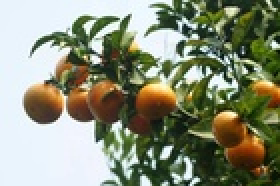
%> input picture 9.jpeg, 140 x 93 px, shrunk from 640 x 426 before the run (shown 2 times larger)
$ octave perfect9.m   (GNU Octave 9; MATLAB toolbox functions it lacks are replaced by stand-ins)
%> lines starting %> are read from the running program, lines starting %| are printed output that depends on the picture; in (x1, y1, x2, y2) boxes, pixels count from 0 and x2, y2 are one past the last pixel; in counts of white or black regions, pixels touching at a corner belong together; the program's own positions count from 1
### randomCircleModified.m
% æœ?¤§å¾ªçŽ¯æ¬¡æ•°ï¼Œï¿½?ï¿½ä»¥å°‘ä¸€ç‚¹ï¼Œä½†å…¶å®žæ²¡ä»?¹ˆå¿…ï¿½?ï¼Œå¤§å¤šæ•°çš„æ—¶å€™ï¿½?è¿‡ä¸€å®šçš„å¾ªçŽ¯æ¬¡æ•°å°±ä¼šå¾—åˆ°éœ?¿½?çš„ç»“æž?
steps=20;
% èŽ·å¾—æ‰?œ‰çš„è¿žé€šåŸŸ
B__ = bwboundaries(edge_V,'noholes');
% ç”¨äºŽï¿?å­˜æ‰€æœ‰çš„åœ†çŽ¯çš„ç»“æž?
finalR = [];
for l=1:length(B__)
    boundary = B__{l};
    % è®¡ç®—xï¼Œyçš„æœ€å¤§æœ€ï¿?å€?
    x_min = min(boundary(:,1));
    x_max = max(boundary(:,1));
    y_min = min(boundary(:,2));
    y_max = max(boundary(:,2));

    % ç„¶ï¿½?ï¿½åˆ†åˆ«å¾—åˆ°è¿™å››ä¸ªç‚?
    temp = find(boundary(:,1)==x_min);
    A = [boundary(temp(1),1),boundary(temp(1),2)];

    temp = find(boundary(:,1)==x_max);
    B = [boundary(temp(1),1),boundary(temp(1),2)];

    temp = find(boundary(:,2)==y_min);
    C = [boundary(temp(1),1),boundary(temp(1),2)];

    temp = find(boundary(:,2)==y_max);
    D = [boundary(temp(1),1),boundary(temp(1),2)];
    % ç”±è¿™å››ä¸ªç‚¹ï¿½?ï¿½ä»¥è®¡ç®—å‡ºä¸‰ä¸ªåœ†çŽ?
    R1 = getM(boundary,A,B,C);
    R2 = getM(boundary,A,B,D);
    R3 = getM(boundary,B,C,D);
    % å› ä¸ºå¦‚æžœæ‹Ÿï¿½?ï¿½å‡ºçš„åœ†çŽ¯ï¿½?ç¬¦ï¿½?ï¿½ä¸€äº›ï¿½?ï¿½ä»¶ï¼Œä¼šè¿”å›žä¸?¸ªç©ºé›†ï¼Œå¦‚æžœè¿™ä¸‰ä¸ªåœ†çŽ¯é‡Œæœ‰ç©ºé›†ï¼Œé‚£æˆ‘ä»¬ï¿?æ–°è¿›è¡Œä¸‹ä¸?½®
    if length(R1)*length(R2)*length(R3)==0
        continue;
    end
    % å¦‚æžœåœ†å¿ƒçš„ï¿½?ç½®è¶…å‡ºå›¾çš„èŒƒå›´ï¼Œï¿?æ–°ä¸‹ä¸?½®
    if R1(2) >= width || R1(2) <= 0 || R1(3) >= height || R1(3) <= 0
            continue;
    end
    if R2(2) >= width || R2(2) <= 0 || R2(3) >= height || R2(3) <= 0
            continue;
    end
    if R3(2) >= width || R3(2) <= 0 || R3(3) >= height || R3(3) <= 0
            continue;
    end
    R_ = [R1;R2;R3];
    % æ‰¾å‡ºMæœ?¤§çš„é‚£ä¸ªåœ†
    maxM = max([R1(1),R2(1),R3(1)]);

    indexM = find([R1(1),R2(1),R3(1)] == maxM);

    R = R_(indexM,:);
    % å¾ªçŽ¯æ¬¡æ•°è®¡æ•°
    count = 0;
    % æ¸©åº¦

    if maxM > 0.85
        finalR = [finalR;R];
        continue;
    end

    T = 1; L = 100;alpha = 0.99;
    %while T > e
    for k=1:L

        T = T*alpha;

        A_ = [R(4),R(5)];
        B_ = [R(6),R(7)];
        C_ = [R(8),R(9)];

        indexA = find(boundary(:,1)==A_(1)&boundary(:,2)==A_(2));
        indexA = indexA(1);
        indexB = find(boundary(:,1)==B_(1)&boundary(:,2)==B_(2));
        indexB = indexB(1);
        indexC = find(boundary(:,1)==C_(1)&boundary(:,2)==C_(2));
        indexC = indexC(1);

        indexA_ = indexA+floor(steps/2-steps*rand());
        indexA_ = max(1,indexA_);
        indexA_ = min(length(boundary),indexA_);

        indexB_ = indexB+floor(steps/2-steps*rand());
        indexB_ = max(1,indexB_);
        indexB_ = min(length(boundary),indexB_);

        indexC_ = indexC+floor(steps/2-steps*rand());
        indexC_ = max(1,indexC_);
        indexC_ = min(length(boundary),indexC_);

        plus = unidrnd(3);
        if plus == 1
%                 B(1) = ;
%                 C(2) = C_(2) + d;
            B= boundary(indexB_,:);
            C= boundary(indexC_,:);
        elseif plus == 2
            A= boundary(indexA_,:);
            C= boundary(indexC_,:);
%                 A(1) = A_(1) + d;
%                 C(2) = C_(2) + d;
        elseif plus == 3
            B= boundary(indexB_,:);
            A= boundary(indexA_,:);
%                 A(1) = A_(1) + d;
%                 B(2) = B_(2) + d;
        end
        % è®¡ç®—å½“ï¿½?çš„ä¸€ä¸ªåœ†çŽ?
        R_ = getM(boundary,A,B,C);

        if isempty(R_)
            continue;
        end
        % èŽ·ï¿½?ï¿½åœ†å¿ƒï¿½??æ ?
        CC = [R_(2),R_(3)];
        % èŽ·ï¿½?ï¿½ï¿½?ï¿½å¾„
        r = R_(10);
        % èŽ·ï¿½?ï¿½M
        m = R_(1);
        % è®¡ç®—df
        df = maxM - m;
        %maxM = m;
        if (df < 0 || exp(-df/T)>=rand())
            maxM = m;
            if R(1) > 0.85
                checkR;
                if ff == 1
                    finalR = [finalR;R_];
                    break;
                end
            end
            R = R_;
        elseif ~timer
                disp(p);
        end

        if T<e
            break;
        end
   end
end

if show
    set(gcf,'outerposition',get(0,'screensize'));
    n=sprintf('%s.jpg',name);
    % èŽ·ï¿½?ï¿½å½“ï¿?figureçš„æ˜¾ç¤ºï¿½?ï¿½æŸ„
    f=getframe(gcf);
    fframe=f.cdata;
%     w=fspecial('gaussian',[15 15],15);
%     fframe=imfilter(fframe,w);
    % ï¿?å­˜å›¾ç‰?
    imwrite(fframe,n)
end

### perfect9.m
clear;clc;close all;
timer = 0;
if timer==2
    tic
end
tt = -20;
original_RGB = imread('9.jpeg');
%> original_RGB is the input picture: size 93x140x3 uint8; mean R, G, B 138.2, 143.2, 120.6

original_YUV = rgb2ycbcr(original_RGB);
%> original_YUV: size 93x140x3 uint8; mean of channels 1, 2, 3 135.5, 118.8, 127.4

width = size(original_RGB,1);
%> width = 93
height = size(original_RGB,2);
%> height = 140
if ~timer
    subplot(2,3,1);
    imshow(original_RGB);
    title('original');

    subplot(2,3,2);
    imshow(original_YUV(:,:,3));
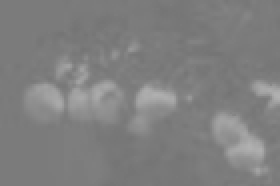
%> displayed picture: size 93x140, on the screen's scale of 0 to 255 (shown 2 times larger); min 115, max 177, mean 127.4
    title('original_V');
end
histeq_V = double(original_YUV(:,:,3)).*2.8;
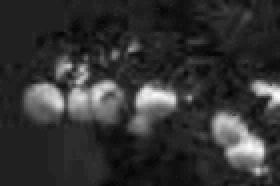
%> histeq_V: size 93x140 double (shown 2 times larger); min 322, max 495.6, mean 356.8; drawn with min black and max white

[m,n] = size(histeq_V);
%> m = 93; n = 140

histeq_V = reshape(histeq_V(:,:),m*n,1);

histeq_V = kmeans(double(histeq_V),2);

histeq_V = reshape(histeq_V,m,n);
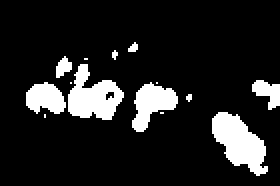
%> histeq_V: size 93x140 double (shown 2 times larger); values 1 (black) and 2 (white), 13.3% white; 14 white regions (8 under 20 px), largest, box (x1, y1, x2, y2) and area: (106, 56, 134, 88) 508, (34, 32, 62, 60) 460, (66, 41, 89, 66) 316, (13, 41, 33, 57) 232, (126, 40, 140, 55) 123, (28, 28, 36, 39) 55
if histeq_V(1,1) == 1
    separation_V = rgb2gray(label2rgb(histeq_V,'gray','k'));
else
    separation_V = rgb2gray(label2rgb(histeq_V,[1,1,1;0,0,0],'w'));
end
if ~timer
    subplot(2,3,3);
    imshow(separation_V);
    title('separation_V');
end
se=strel('disk',7);
open_V = imerode(separation_V,se);
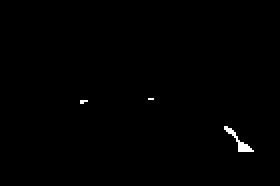
%> open_V: size 93x140 uint8 (shown 2 times larger); 0.45% white in thin lines or dots, all inside (x1, y1, x2, y2) = (40, 49, 127, 76)
% se=strel('disk',18);
open_V = imdilate(open_V,se);
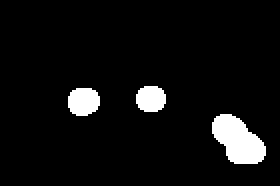
%> open_V: size 93x140 uint8 (shown 2 times larger); 6.1% white; 3 white regions, box (x1, y1, x2, y2) and area: (106, 57, 133, 82) 442, (34, 44, 50, 58) 186, (68, 43, 83, 56) 163
if ~timer
    subplot(2,3,4);
    imshow(open_V);
    title('open_V');
end
edge_V = edge(open_V,'canny');
%> edge_V: size 93x140 logical; 1.4% white in thin lines or dots, all inside (x1, y1, x2, y2) = (34, 43, 133, 82)
se=strel('line',8,4);
edge_V = imdilate(edge_V,se);
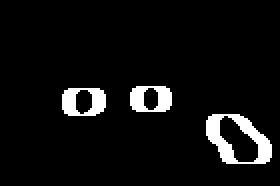
%> edge_V: size 93x140 logical (shown 2 times larger); 5.9% white; 3 white regions, box (x1, y1, x2, y2) and area: (103, 57, 136, 82) 375, (31, 44, 53, 58) 203, (65, 43, 86, 56) 188

B = bwboundaries(edge_V,'noholes');
%> B = 3 boundaries; box (x1, y1, x2, y2) and points: (103, 57, 136, 82) 88, (31, 44, 53, 58) 60, (65, 43, 86, 56) 57
t = 4;
step = 5;

for k=1:length(B)
    boundary = B{k};
% [4 lines of commented-out code are left out]
    for i=1:length(boundary(:,1))-4*step
        temp1 = boundary(i+step,:)-boundary(i,:);
        temp2 = boundary(i+step*2,:)-boundary(i+step,:);
        kk = abs(temp2(2)/temp2(1)-temp1(2)/temp1(1));
        if kk == Inf
            continue
        elseif kk > t
            edge_V(boundary(i:i+step*4,1),boundary(i:i+step*4,2))=0;
        end
    end
end
%> this loop made 3 passes
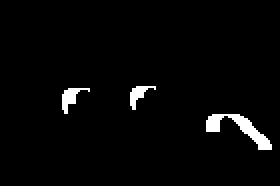
%> edge_V: size 93x140 logical (shown 2 times larger); 2.6% white; 3 white regions, box (x1, y1, x2, y2) and area: (103, 57, 136, 75) 201, (31, 44, 45, 57) 75, (65, 43, 78, 55) 64


B = bwboundaries(edge_V,'noholes');
%> B = 3 boundaries; box (x1, y1, x2, y2) and points: (103, 57, 136, 75) 83, (31, 44, 45, 57) 45, (65, 43, 78, 55) 40
for k=1:length(B)
    boundary = B{k};
    if length(boundary(:,1)) < 120
        edge_V(boundary(:,1),boundary(:,2))=0;
        continue
    end
end
%> edge_V: size 93x140 logical; 2.61% of pixels changed, all inside (x1, y1, x2, y2) = (31, 43, 136, 75)
if ~timer
    subplot(2,3,5);
    imshow(edge_V);
    title('edge_V');
end
randomCircleModified;
%> `B__ = bwboundaries(edge_V,'noholes');`: B__ = {}
%> the run ends on the next line
